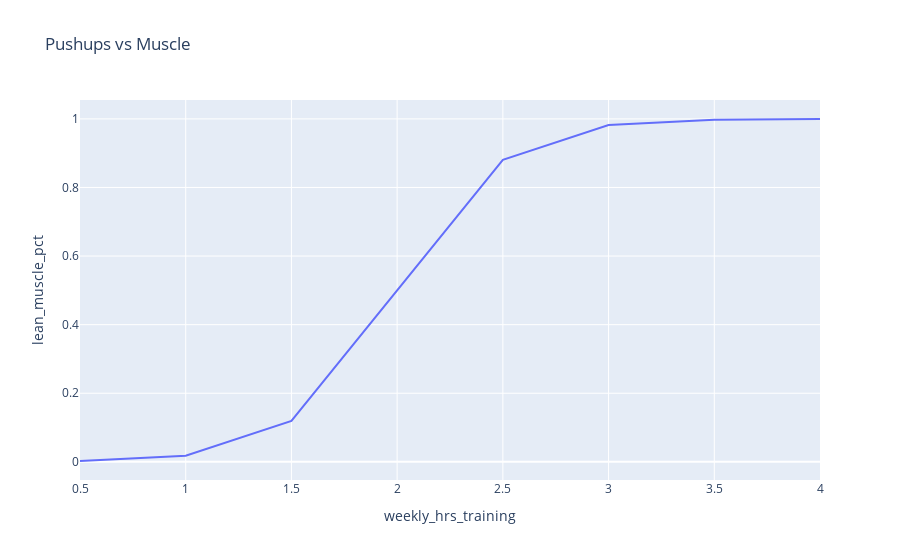

Notebook cell for this chart:
### Markdown cell above
First, it might be a good idea to visualize your data.

### Code cell
import plotly.express as px


fig = px.line(train, x="weekly_hrs_training", y="lean_muscle_pct", title='Pushups vs Muscle')
fig.show()

### Figure 1 — Plotly figure (JSON) as saved in the notebook; plotly's stock layout.template omitted (floating-point values rounded to 4 significant figures)
{"data": [{"hovertemplate": "weekly_hrs_training=%{x}<br>lean_muscle_pct=%{y}<extra></extra>", "legendgroup": "", "line": {"color": "#636efa", "dash": "solid"}, "marker": {"symbol": "circle"}, "mode": "lines", "name": "", "orientation": "v", "showlegend": false, "type": "scatter", "x": [0.5, 1.0, 1.5, 2.0, 2.5, 3.0, 3.5, 4.0], "xaxis": "x", "y": [0.002473, 0.01799, 0.1192, 0.5, 0.8808, 0.982, 0.9975, 0.9997], "yaxis": "y"}], "layout": {"legend": {"tracegroupgap": 0}, "title": {"text": "Pushups vs Muscle"}, "xaxis": {"anchor": "y", "domain": [0, 1], "title": {"text": "weekly_hrs_training"}}, "yaxis": {"anchor": "x", "domain": [0, 1], "title": {"text": "lean_muscle_pct"}}}}
